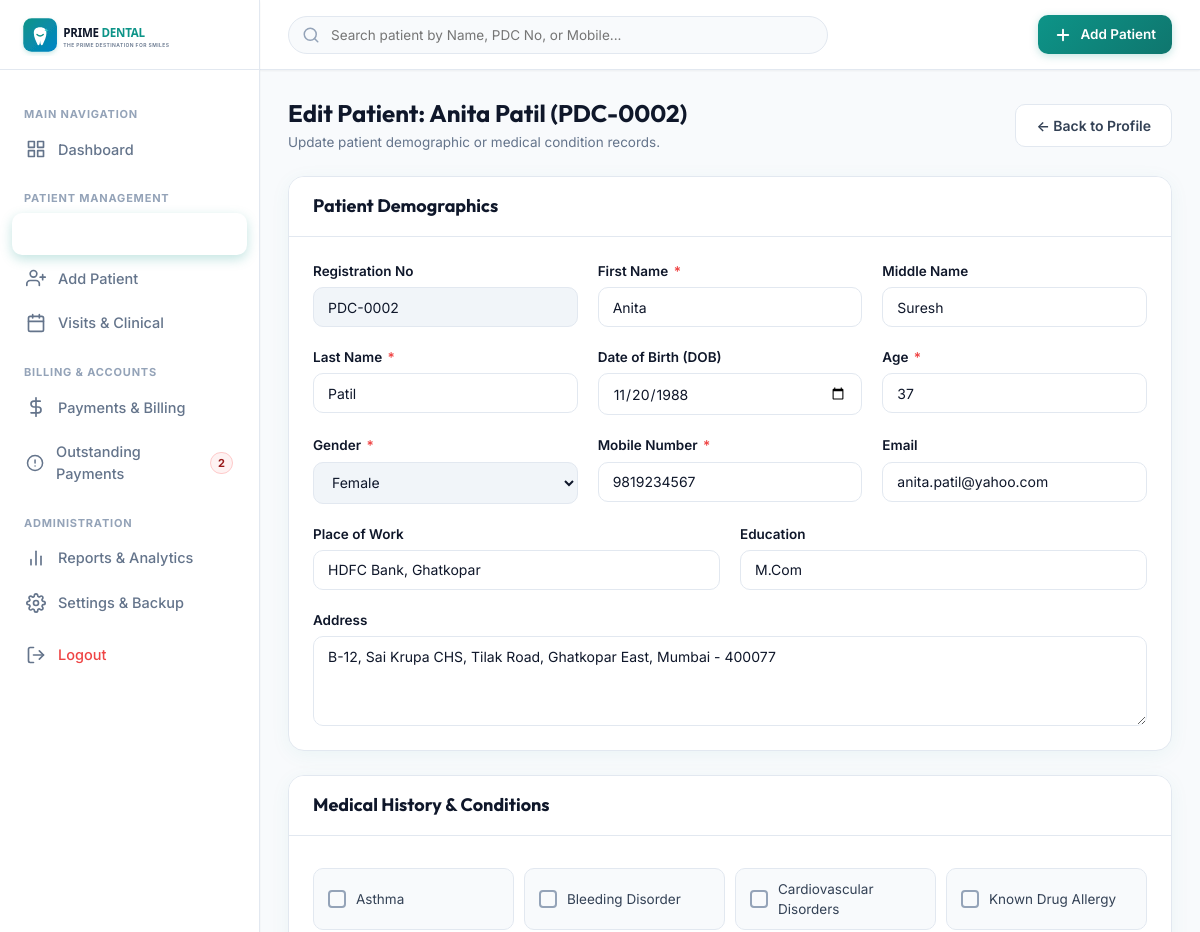
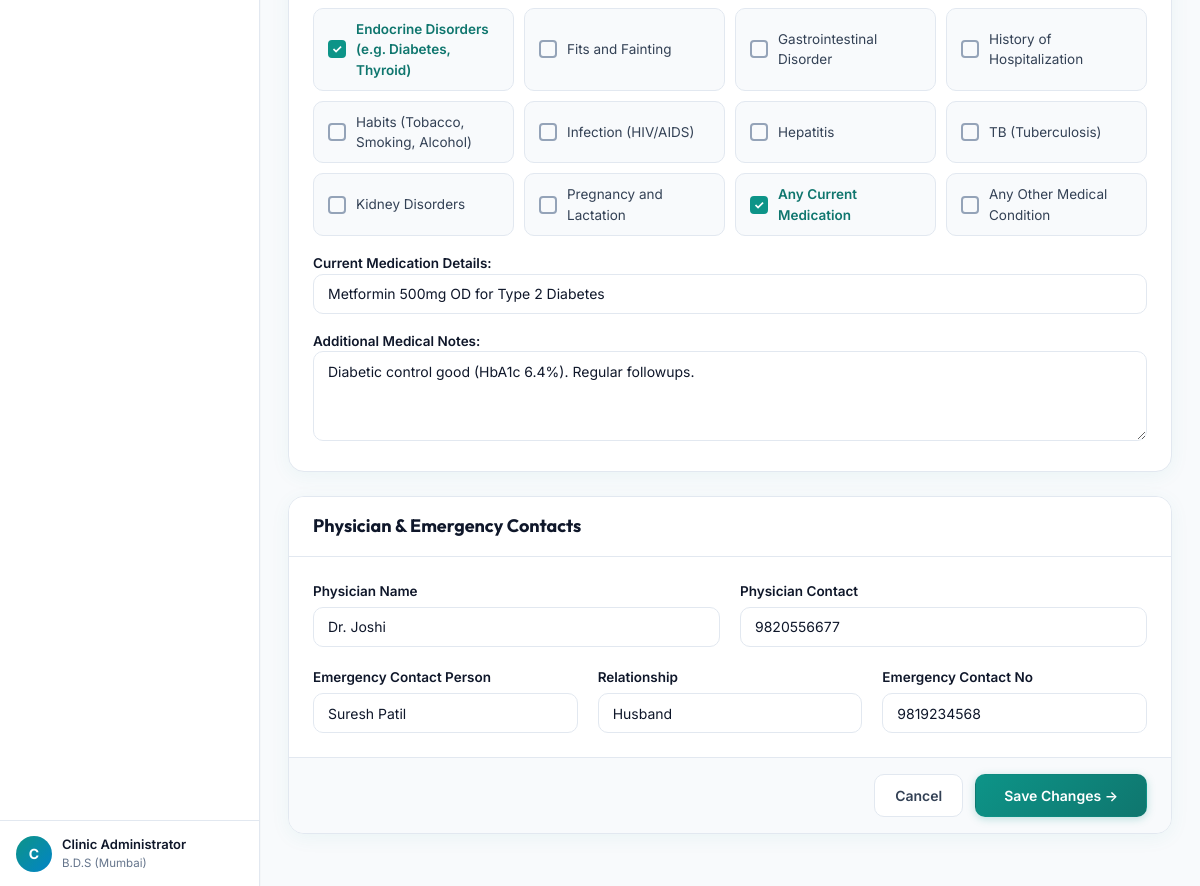
Page /pages/patient-edit.php?id=2 (signed in) on the committed database (2 pictures, top to bottom).
### tables this page shows
CREATE TABLE IF NOT EXISTS `clinic_settings` (
    `id` INT AUTO_INCREMENT PRIMARY KEY,
    `clinic_name` VARCHAR(150) NOT NULL DEFAULT 'PRIME DENTAL CLINIC',
    `tagline` VARCHAR(200) NOT NULL DEFAULT 'The Prime Destination For Smiles',
    `dentist_name` VARCHAR(150) NOT NULL DEFAULT 'Dr. Rutuja Deshmukh',
    `dentist_qualification` VARCHAR(100) NOT NULL DEFAULT 'B.D.S (Mumbai)',
    `reg_no` VARCHAR(50) NOT NULL DEFAULT 'A44351',
    `phone` VARCHAR(20) NOT NULL DEFAULT '9892429014',
    `email` VARCHAR(100) NOT NULL DEFAULT 'rutujadeshmukh0124@gmail.com',
    `address` TEXT NOT NULL,
    `currency_symbol` VARCHAR(10) NOT NULL DEFAULT '₹',
    `updated_at` TIMESTAMP DEFAULT CURRENT_TIMESTAMP ON UPDATE CURRENT_TIMESTAMP
);

CREATE TABLE IF NOT EXISTS `patients` (
    `id` INT AUTO_INCREMENT PRIMARY KEY,
    `registration_no` VARCHAR(30) NOT NULL UNIQUE,
    `reg_date` DATE NOT NULL,
    `first_name` VARCHAR(60) NOT NULL,
    `middle_name` VARCHAR(60) DEFAULT NULL,
    `last_name` VARCHAR(60) NOT NULL,
    `dob` DATE DEFAULT NULL,
    `age` INT NOT NULL,
    `gender` ENUM('Male', 'Female', 'Other') NOT NULL,
    `mobile` VARCHAR(20) NOT NULL,
    `email` VARCHAR(100) DEFAULT NULL,
    `address` TEXT DEFAULT NULL,
    `place_of_work` VARCHAR(150) DEFAULT NULL,
    `education` VARCHAR(100) DEFAULT NULL,
    `physician_name` VARCHAR(100) DEFAULT NULL,
    `physician_contact` VARCHAR(30) DEFAULT NULL,
    `emergency_contact` VARCHAR(30) DEFAULT NULL,
    `emergency_person` VARCHAR(100) DEFAULT NULL,
    `emergency_relationship` VARCHAR(50) DEFAULT NULL,
    `initial_reasons` TEXT DEFAULT NULL,
    `created_at` TIMESTAMP DEFAULT CURRENT_TIMESTAMP,
    `updated_at` TIMESTAMP DEFAULT CURRENT_TIMESTAMP ON UPDATE CURRENT_TIMESTAMP,
    INDEX `idx_reg_no` (`registration_no`),
    INDEX `idx_name` (`first_name`, `last_name`),
    INDEX `idx_mobile` (`mobile`)
);

CREATE TABLE IF NOT EXISTS `medical_history` (
    `id` INT AUTO_INCREMENT PRIMARY KEY,
    `patient_id` INT NOT NULL UNIQUE,
    `asthma` TINYINT(1) DEFAULT 0,
    `bleeding_disorder` TINYINT(1) DEFAULT 0,
    `cardiovascular_disorders` TINYINT(1) DEFAULT 0,
    `drug_allergy` TINYINT(1) DEFAULT 0,
    `drug_allergy_details` VARCHAR(255) DEFAULT NULL,
    `endocrine_disorders` TINYINT(1) DEFAULT 0,
    `fits_fainting` TINYINT(1) DEFAULT 0,
    `gastrointestinal_disorder` TINYINT(1) DEFAULT 0,
    `hospitalization` TINYINT(1) DEFAULT 0,
    `habits` TINYINT(1) DEFAULT 0,
    `habits_details` VARCHAR(255) DEFAULT NULL,
    `hiv_aids` TINYINT(1) DEFAULT 0,
    `hepatitis` TINYINT(1) DEFAULT 0,
    `tb` TINYINT(1) DEFAULT 0,
    `kidney_disorder` TINYINT(1) DEFAULT 0,
    `pregnancy_lactation` TINYINT(1) DEFAULT 0,
    `current_medication` TINYINT(1) DEFAULT 0,
    `medication_details` VARCHAR(255) DEFAULT NULL,
    `other_conditions` TINYINT(1) DEFAULT 0,
    `other_details` TEXT DEFAULT NULL,
    `additional_notes` TEXT DEFAULT NULL,
    `updated_at` TIMESTAMP DEFAULT CURRENT_TIMESTAMP ON UPDATE CURRENT_TIMESTAMP,
    FOREIGN KEY (`patient_id`) REFERENCES `patients`(`id`) ON DELETE CASCADE
);

### pages/patient-edit.php (the view, shortened to what the rows shown need)
<?php
require_once BASE_DIR . '/config/auth.php';
require_once BASE_DIR . '/config/helpers.php';
$patientId = (int)($_GET['id'] ?? 0);
$db = getDB();
$stmt = $db->prepare("SELECT * FROM patients WHERE id = ? LIMIT 1");
$stmt->execute([$patientId]);
$patient = $stmt->fetch();
$stmtMed = $db->prepare("SELECT * FROM medical_history WHERE patient_id = ? LIMIT 1");
$stmtMed->execute([$patientId]);
$medHistory = $stmtMed->fetch() ?: [];
require_once BASE_DIR . '/includes/header.php';
require_once BASE_DIR . '/includes/sidebar.php';
?>
<div class="main-wrapper">
    <main class="page-content">
        <div style="display: flex; align-items: center; justify-content: space-between; margin-bottom: 24px;">
            <div>
                <h1 style="font-size: 24px; font-weight: 700; color: var(--text-main); margin-bottom: 4px;">
                    Edit Patient: <?= e($patient['first_name'] . ' ' . $patient['last_name']) ?> (<?= e($patient['registration_no']) ?>)
                </h1>
                <p style="color: var(--text-muted); font-size: 13.5px;">Update patient demographic or medical condition records.</p>
            </div>
        </div>
        <form method="POST" action="">
            <div class="card">
                <div class="card-header">
                    <h2 class="card-title">Patient Demographics</h2>
                </div>
                <div class="card-body">
                    <div class="form-grid">
                        <div class="col-4">
                            <div class="form-group">
                                <label class="form-label">Registration No</label>
                                <input type="text" class="form-control" value="<?= e($patient['registration_no']) ?>" readonly>
                            </div>
                        </div>
                        <div class="col-4">
                            <div class="form-group">
                                <label class="form-label" for="first_name">First Name <span class="required">*</span></label>
                                <input type="text" id="first_name" name="first_name" class="form-control" value="<?= e($patient['first_name']) ?>" required>
                            </div>
                        </div>
                        <div class="col-4">
                            <div class="form-group">
                                <label class="form-label" for="middle_name">Middle Name</label>
                                <input type="text" id="middle_name" name="middle_name" class="form-control" value="<?= e($patient['middle_name']) ?>">
                            </div>
                        </div>
                        <div class="col-4">
                            <div class="form-group">
                                <label class="form-label" for="last_name">Last Name <span class="required">*</span></label>
                                <input type="text" id="last_name" name="last_name" class="form-control" value="<?= e($patient['last_name']) ?>" required>
                            </div>
                        </div>
                        <div class="col-4">
                            <div class="form-group">
                                <label class="form-label" for="dob">Date of Birth (DOB)</label>
                                <input type="date" id="dob" name="dob" class="form-control" value="<?= e($patient['dob']) ?>" max="<?= date('Y-m-d') ?>">
                            </div>
                        </div>
                        <div class="col-4">
                            <div class="form-group">
                                <label class="form-label" for="age">Age <span class="required">*</span></label>
                                <input type="number" id="age" name="age" class="form-control" value="<?= e($patient['age']) ?>" required>
                            </div>
                        </div>
                        <div class="col-4">
                            <div class="form-group">
                                <label class="form-label" for="gender">Gender <span class="required">*</span></label>
                                <select id="gender" name="gender" class="form-control" required>
                                    <option value="Female" <?= $patient['gender'] === 'Female' ? 'selected' : '' ?>>Female</option>
                                </select>
                            </div>
                        </div>
                        <div class="col-4">
                            <div class="form-group">
                                <label class="form-label" for="mobile">Mobile Number <span class="required">*</span></label>
                                <input type="tel" id="mobile" name="mobile" class="form-control" value="<?= e($patient['mobile']) ?>" required>
                            </div>
                        </div>
                        <div class="col-4">
                            <div class="form-group">
                                <label class="form-label" for="email">Email</label>
                                <input type="email" id="email" name="email" class="form-control" value="<?= e($patient['email']) ?>">
                            </div>
                        </div>
                        <div class="col-6">
                            <div class="form-group">
                                <label class="form-label" for="place_of_work">Place of Work</label>
                                <input type="text" id="place_of_work" name="place_of_work" class="form-control" value="<?= e($patient['place_of_work']) ?>">
                            </div>
                        </div>
                        <div class="col-6">
                            <div class="form-group">
                                <label class="form-label" for="education">Education</label>
                                <input type="text" id="education" name="education" class="form-control" value="<?= e($patient['education']) ?>">
                            </div>
                        </div>
                        <div class="col-12">
                            <div class="form-group">
                                <label class="form-label" for="address">Address</label>
                                <textarea id="address" name="address" class="form-control" rows="2"><?= e($patient['address']) ?></textarea>
                            </div>
                        </div>
                    </div>
                </div>
            </div>
            <div class="card">
                <div class="card-header">
                    <h2 class="card-title">Medical History & Conditions</h2>
                </div>
                <div class="card-body">
                    <div id="medication_details_container" style="margin-top:16px; display: <?= !empty($medHistory['current_medication']) ? 'block' : 'none' ?>;">
                        <label class="form-label">Current Medication Details:</label>
                        <input type="text" id="medication_details" name="medication_details" class="form-control" value="<?= e($medHistory['medication_details'] ?? '') ?>">
                    </div>
                    <div style="margin-top:16px;">
                        <label class="form-label">Additional Medical Notes:</label>
                        <textarea id="additional_notes" name="additional_notes" class="form-control"><?= e($medHistory['additional_notes'] ?? '') ?></textarea>
                    </div>
                </div>
            </div>
            <div class="card">
                <div class="card-header">
                    <h2 class="card-title">Physician & Emergency Contacts</h2>
                </div>
                <div class="card-body">
                    <div class="form-grid">
                        <div class="col-6">
                            <div class="form-group">
                                <label class="form-label" for="physician_name">Physician Name</label>
                                <input type="text" id="physician_name" name="physician_name" class="form-control" value="<?= e($patient['physician_name']) ?>">
                            </div>
                        </div>
                        <div class="col-6">
                            <div class="form-group">
                                <label class="form-label" for="physician_contact">Physician Contact</label>
                                <input type="text" id="physician_contact" name="physician_contact" class="form-control" value="<?= e($patient['physician_contact']) ?>">
                            </div>
                        </div>
                        <div class="col-4">
                            <div class="form-group">
                                <label class="form-label" for="emergency_person">Emergency Contact Person</label>
                                <input type="text" id="emergency_person" name="emergency_person" class="form-control" value="<?= e($patient['emergency_person']) ?>">
                            </div>
                        </div>
                        <div class="col-4">
                            <div class="form-group">
                                <label class="form-label" for="emergency_relationship">Relationship</label>
                                <input type="text" id="emergency_relationship" name="emergency_relationship" class="form-control" value="<?= e($patient['emergency_relationship']) ?>">
                            </div>
                        </div>
                        <div class="col-4">
                            <div class="form-group">
                                <label class="form-label" for="emergency_contact">Emergency Contact No</label>
                                <input type="text" id="emergency_contact" name="emergency_contact" class="form-control" value="<?= e($patient['emergency_contact']) ?>">
                            </div>
                        </div>
                    </div>
                </div>
            </div>
        </form>
    </main>
<?php require_once BASE_DIR . '/includes/footer.php'; ?>

### includes/sidebar.php (shortened to what the rows shown need)
<aside class="sidebar">
    <div class="sidebar-footer">
        <div class="user-snippet">
            <div class="user-info">
                <div class="user-name"><?= e($currentUser['full_name'] ?? 'Dentist') ?></div>
                <div class="user-role"><?= e($clinic['dentist_qualification']) ?></div>
            </div>
        </div>
    </div>
</aside>

### rows in the picture
clinic_settings: dentist_qualification "B.D.S (Mumbai)"
patients: first_name+last_name "Anita Patil", registration_no "PDC-0002", first_name "Anita", middle_name "Suresh", last_name "Patil", dob "11/20/1988", age "37", gender "Female", mobile "9819234567", email "anita.patil@yahoo.com", place_of_work "HDFC Bank, Ghatkopar", education "M.Com", address "B-12, Sai Krupa CHS, Tilak Road, Ghatkopar East, Mumbai - 400077", physician_name "Dr. Joshi", physician_contact "9820556677", emergency_person "Suresh Patil", emergency_relationship "Husband", emergency_contact "9819234568"
medical_history: medication_details "Metformin 500mg OD for Type 2 Diabetes", additional_notes "Diabetic control good (HbA1c 6.4%). Regular followups."

### other values in the picture
$dueCount "2"
substr($currentUser['full_name'] ?? 'D', 0, 1) "C"
$currentUser['full_name'] "Clinic Administrator"
$label "Asthma"
$label "Bleeding Disorder"
$label "Cardiovascular Disorders"
$label "Known Drug Allergy"
$label "Endocrine Disorders (e.g. Diabetes, Thyroid)"
$label "Fits and Fainting"
$label "Gastrointestinal Disorder"
$label "History of Hospitalization"
$label "Habits (Tobacco, Smoking, Alcohol)"
$label "Infection (HIV/AIDS)"
$label "Hepatitis"
$label "TB (Tuberculosis)"
